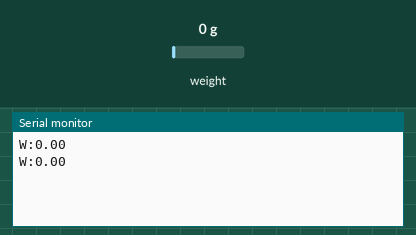
Simulated run of this sketch. Board: Raspberry Pi Pico. Shown: the last lines printed to the serial monitor. The inputs (shaded band) are chosen by the test bench; at power-on: weight on the scale 0 g.

Above: at 2.2 s.
2.3 s: weight on the scale set to 100 g
At 2.9 s:
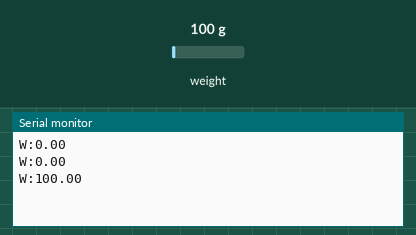
3.8 s: weight on the scale set to 1250 g
At 4.4 s:
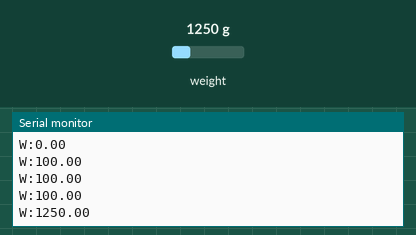
Timing chart, 0 to 6.8 s (numbered marks = the images above; inputs shaded):
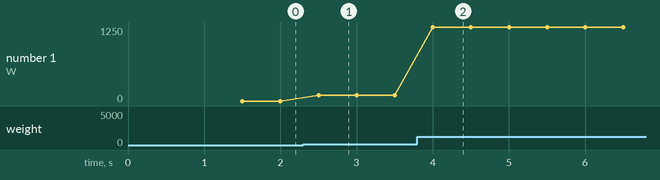

Measured:
- after the input at 2.3 s, the serial monitor: prints a new line after 0.20 s (image 1)
- after the input at 3.8 s, the serial monitor: prints a new line after 0.20 s (image 2)
- plotted number 1: 0 → 100 after the input at 2.3 s, 100 → 1250 after the input at 3.8 s

The sketch:

esp32_sensor_184.ino
```cpp
// snippet: esp32_sensor_184
// tags: esp32, sensor, millis, hx711
// boards: avr, esp32, megaavr, nano33iot, romi32u4, rp2040
// library: HX711
// description: ESP32: read HX711 load cell on DT=4 SCK=5
// prompts: esp32, hx711, sck=5, declare, hx711, scale
// verified: compile-only
// source: kd-generated (id 184)
// exact-include: HX711.h

#include <HX711.h>

HX711 scale;
float weight = 0.0;
bool shouldTare = false;

void setup() {
  Serial.begin(9600);
  scale.begin(4, 5);
  scale.set_scale(2280.0);  // calibrate with known weight
  scale.tare();  // HX711: zero the scale (averaged reading -> offset)
}

void loop() {
  static unsigned long prevMs = 0;
  unsigned long now = millis();
  if (now - prevMs >= 500) {
    prevMs = now;
    if (shouldTare) {
      scale.tare();  // HX711: zero the scale (averaged reading -> offset)
      shouldTare = false;
    }
    weight = scale.get_units(5);  // HX711: averaged reading in units (after tare + set_scale)
    Serial.print("W:");
    Serial.println(weight);
  }

  if (Serial.available() > 0) {
    String command = Serial.readStringUntil('\n');
    if (command == "WEIGH") {
      Serial.print("W:");
      Serial.println(weight);
    } else if (command == "TARE") {
      shouldTare = true;
    }
  }
}
```
